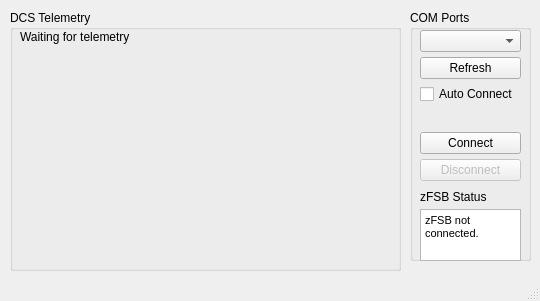
<?xml version="1.0" encoding="UTF-8"?>
<ui version="4.0">
 <class>MainWindow</class>
 <widget class="QMainWindow" name="MainWindow">
  <property name="geometry">
   <rect>
    <x>0</x>
    <y>0</y>
    <width>540</width>
    <height>301</height>
   </rect>
  </property>
  <property name="sizePolicy">
   <sizepolicy hsizetype="Fixed" vsizetype="Fixed">
    <horstretch>0</horstretch>
    <verstretch>0</verstretch>
   </sizepolicy>
  </property>
  <property name="windowTitle">
   <string>MainWindow</string>
  </property>
  <widget class="QWidget" name="centralwidget">
   <widget class="QGroupBox" name="comportsgroup">
    <property name="geometry">
     <rect>
      <x>410</x>
      <y>10</y>
      <width>121</width>
      <height>251</height>
     </rect>
    </property>
    <property name="sizePolicy">
     <sizepolicy hsizetype="Preferred" vsizetype="Preferred">
      <horstretch>5</horstretch>
      <verstretch>0</verstretch>
     </sizepolicy>
    </property>
    <property name="minimumSize">
     <size>
      <width>0</width>
      <height>5</height>
     </size>
    </property>
    <property name="title">
     <string>COM Ports</string>
    </property>
    <widget class="QWidget" name="horizontalLayoutWidget">
     <property name="geometry">
      <rect>
       <x>10</x>
       <y>20</y>
       <width>101</width>
       <height>151</height>
      </rect>
     </property>
     <layout class="QVBoxLayout" name="verticalLayout_3">
      <property name="spacing">
       <number>5</number>
      </property>
      <item>
       <widget class="QComboBox" name="comSelect"/>
      </item>
      <item>
       <widget class="QPushButton" name="refreshComBtn">
        <property name="sizePolicy">
         <sizepolicy hsizetype="Preferred" vsizetype="Fixed">
          <horstretch>0</horstretch>
          <verstretch>0</verstretch>
         </sizepolicy>
        </property>
        <property name="text">
         <string>Refresh</string>
        </property>
       </widget>
      </item>
      <item>
       <widget class="QCheckBox" name="autoConnect">
        <property name="text">
         <string>Auto Connect</string>
        </property>
       </widget>
      </item>
      <item>
       <spacer name="verticalSpacer_2">
        <property name="orientation">
         <enum>Qt::Vertical</enum>
        </property>
        <property name="sizeHint" stdset="0">
         <size>
          <width>20</width>
          <height>40</height>
         </size>
        </property>
       </spacer>
      </item>
      <item>
       <widget class="QPushButton" name="connectBtn">
        <property name="text">
         <string>Connect</string>
        </property>
       </widget>
      </item>
      <item>
       <widget class="QPushButton" name="disconnectBtn">
        <property name="enabled">
         <bool>false</bool>
        </property>
        <property name="text">
         <string>Disconnect</string>
        </property>
       </widget>
      </item>
     </layout>
    </widget>
    <widget class="QWidget" name="verticalLayoutWidget_2">
     <property name="geometry">
      <rect>
       <x>10</x>
       <y>180</y>
       <width>101</width>
       <height>71</height>
      </rect>
     </property>
     <layout class="QVBoxLayout" name="verticalLayout_2">
      <property name="spacing">
       <number>5</number>
      </property>
      <item>
       <widget class="QLabel" name="label_2">
        <property name="text">
         <string>zFSB Status</string>
        </property>
       </widget>
      </item>
      <item>
       <widget class="QTextBrowser" name="status">
        <property name="maximumSize">
         <size>
          <width>640</width>
          <height>480</height>
         </size>
        </property>
        <property name="font">
         <font>
          <pointsize>6</pointsize>
         </font>
        </property>
        <property name="autoFillBackground">
         <bool>false</bool>
        </property>
        <property name="html">
         <string>&lt;!DOCTYPE HTML PUBLIC &quot;-//W3C//DTD HTML 4.0//EN&quot; &quot;http://www.w3.org/TR/REC-html40/strict.dtd&quot;&gt;
&lt;html&gt;&lt;head&gt;&lt;meta name=&quot;qrichtext&quot; content=&quot;1&quot; /&gt;&lt;meta charset=&quot;utf-8&quot; /&gt;&lt;style type=&quot;text/css&quot;&gt;
p, li { white-space: pre-wrap; }
hr { height: 1px; border-width: 0; }
li.unchecked::marker { content: &quot;\2610&quot;; }
li.checked::marker { content: &quot;\2612&quot;; }
&lt;/style&gt;&lt;/head&gt;&lt;body style=&quot; font-family:'Segoe UI'; font-size:6pt; font-weight:400; font-style:normal;&quot;&gt;
&lt;p style=&quot; margin-top:0px; margin-bottom:0px; margin-left:0px; margin-right:0px; -qt-block-indent:0; text-indent:0px;&quot;&gt;&lt;span style=&quot; font-family:'.AppleSystemUIFont'; font-size:8pt;&quot;&gt;zFSB not connected.&lt;/span&gt;&lt;/p&gt;&lt;/body&gt;&lt;/html&gt;</string>
        </property>
       </widget>
      </item>
     </layout>
    </widget>
   </widget>
   <widget class="QGroupBox" name="groupBox">
    <property name="geometry">
     <rect>
      <x>10</x>
      <y>10</y>
      <width>391</width>
      <height>261</height>
     </rect>
    </property>
    <property name="title">
     <string>DCS Telemetry</string>
    </property>
    <widget class="QLabel" name="telemStatus">
     <property name="geometry">
      <rect>
       <x>10</x>
       <y>20</y>
       <width>341</width>
       <height>221</height>
      </rect>
     </property>
     <property name="text">
      <string>Waiting for telemetry</string>
     </property>
     <property name="alignment">
      <set>Qt::AlignLeading|Qt::AlignLeft|Qt::AlignTop</set>
     </property>
    </widget>
   </widget>
  </widget>
  <widget class="QMenuBar" name="menubar">
   <property name="geometry">
    <rect>
     <x>0</x>
     <y>0</y>
     <width>540</width>
     <height>17</height>
    </rect>
   </property>
  </widget>
  <widget class="QStatusBar" name="statusbar"/>
 </widget>
 <resources/>
 <connections/>
</ui>
